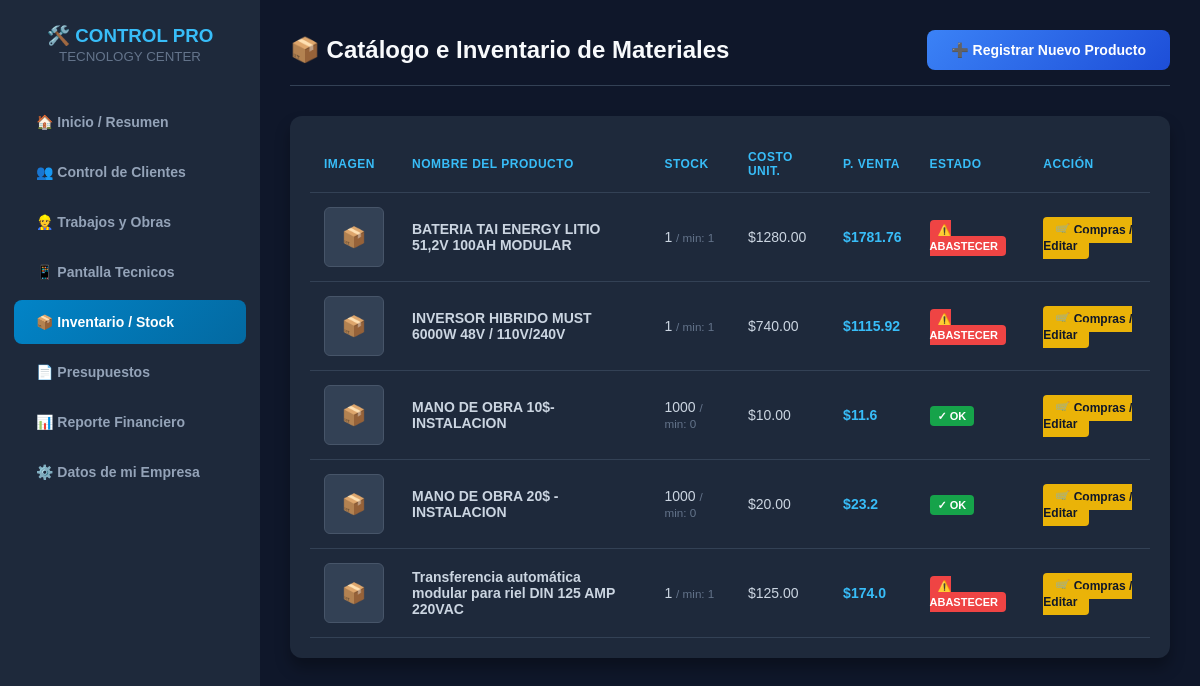
/productos/, run on the app's committed database.
### gestion/models.py (models this page shows, shortened)
class Producto(models.Model):
    nombre = models.CharField(max_length=100)
    stock_actual = models.IntegerField(
        default=0, verbose_name="Existencia Actual"
    )
    stock_minimo = models.IntegerField(default=5)
    precio_costo = models.DecimalField(
        max_digits=10, decimal_places=2, verbose_name="Ultimo Precio Costo"
    )
    porcentaje_ganancia = models.DecimalField(
        max_digits=5, decimal_places=2, default=30.0
    )
    porcentaje_impuesto = models.DecimalField(
        max_digits=5, decimal_places=2, default=16.0
    )
    proveedor = models.ForeignKey(
        Proveedor,
        on_delete=models.SET_NULL,
        null=True,
        verbose_name="Proveedor Habitual",
    )
    foto = models.ImageField(
        upload_to="productos/",
        blank=True,
        null=True,
        verbose_name="Foto del Producto",
    )
    @property
    def necesita_compra(self):
        return self.stock_actual <= self.stock_minimo
    @property
    def precio_venta(self):
        con_ganancia = float(self.precio_costo) * (
            1 + (float(self.porcentaje_ganancia) / 100)
        )
        precio_final = con_ganancia * (
            1 + (float(self.porcentaje_impuesto) / 100)
        )
        return round(precio_final, 2)

### gestion/views.py (the view)
# urls.py: path("productos/", views.vista_lista_productos, name="lista_productos"),
def vista_lista_productos(request):
    return render(request, 'gestion/lista_productos.html', {'lista_productos': Producto.objects.all().order_by('nombre')})

### gestion/templates/gestion/lista_productos.html (shortened to what this page needs)
<!DOCTYPE html>
<html lang="es">
<head>
</head>
<body>
    <div class="sidebar">
        <div class="sidebar-titulo">
            <h3>🛠️ CONTROL PRO</h3>
            <small style="color: #64748b;">TECNOLOGY CENTER</small>
        </div>
        <a href="/">🏠 Inicio / Resumen</a>
        <a href="/clientes/">👥 Control de Clientes</a>
        <a href="/trabajos/">👷 Trabajos y Obras</a>
        <a href="/mis-trabajos/">📱 Pantalla Tecnicos</a>
        <a href="/productos/" class="active">📦 Inventario / Stock</a>
        <a href="/presupuestos/">📄 Presupuestos</a>
        <a href="/reporte-financiero/">📊 Reporte Financiero</a>
        <a href="/admin/gestion/datosempresa/">⚙️ Datos de mi Empresa</a>
    </div>
    <div class="contenido">
        <div class="barra-top">
            <h2>📦 Catálogo e Inventario de Materiales</h2>
            <a href="{% url 'registrar_producto' %}" class="btn-primario">➕ Registrar Nuevo Producto</a>
        </div>
        <div class="tabla-contenedor">
            {% if lista_productos %}
            <table>
                <thead>
                    <tr>
                        <th>Imagen</th>
                        <th>Nombre del Producto</th>
                        <th class="text-right">Stock</th>
                        <th class="text-right">Costo Unit.</th>
                        <th class="text-right">P. Venta</th>
                        <th>Estado</th>
                        <th>Acción</th>
                    </tr>
                </thead>
                <tbody>
                    {% for p in lista_productos %}
                    <tr>
                        <td>
                            {% if p.foto %}
                                <img src="{{ p.foto.url }}" class="foto-producto">
                            {% else %}
                                <div class="foto-producto" style="display:flex; align-items:center; justify-content:center; font-size:20px;">📦</div>
                            {% endif %}
                        </td>
                        <td><strong>{{ p.nombre }}</strong></td>
                        <td class="text-right">{{ p.stock_actual }} <small style="color:#64748b;">/ min: {{ p.stock_minimo }}</small></td>
                        <td class="text-right">${{ p.precio_costo }}</td>
                        <td class="text-right" style="color:#38bdf8; font-weight:bold;">${{ p.precio_venta }}</td>
                        <td>
                            {% if p.necesita_compra %}
                                <span class="badge badge-alerta">⚠️ Abastecer</span>
                            {% else %}
                                <span class="badge badge-ok">✓ OK</span>
                            {% endif %}
                        </td>
                        <td>
                            <a href="/admin/gestion/producto/{{ p.id }}/change/" class="btn-modificar">🛒 Compras / Editar</a>
                        </td>
                    </tr>
                    {% endfor %}
                </tbody>
            </table>
            {% else %}
            <div style="text-align: center; padding: 30px; color: #94a3b8;">
                <p style="font-size: 16px; margin: 0;">No tienes ningún producto cargado en tu almacén todavía.</p>
            </div>
            {% endif %}
        </div>
    </div>
</body>
</html>

### gestion/templates/gestion/lista_productos.html (style rules this page uses)
body { background-color: #0f172a; font-family: sans-serif; margin: 0; padding: 0; display: flex; color: #f8fafc; }
.sidebar { width: 260px; background-color: #1e293b; min-height: 100vh; color: white; padding-top: 25px; box-sizing: border-box; }
.sidebar-titulo { text-align: center; margin-bottom: 35px; }
.sidebar-titulo h3 { color: #38bdf8; margin: 0; }
.sidebar a { color: #94a3b8; text-decoration: none; padding: 14px 22px; display: block; font-weight: bold; font-size: 14px; margin: 6px 14px; border-radius: 8px; }
.sidebar a.active { background: linear-gradient(135deg, #0284c7, #0369a1); color: white; }
.contenido { flex: 1; padding: 30px; box-sizing: border-box; }
.barra-top { display: flex; justify-content: space-between; align-items: center; margin-bottom: 30px; border-bottom: 1px solid #334155; padding-bottom: 15px; }
.barra-top h2 { margin: 0; font-size: 24px; }
.btn-primario { background: linear-gradient(135deg, #3b82f6, #1d4ed8); color: white; text-decoration: none; padding: 12px 24px; font-weight: bold; border-radius: 8px; font-size: 14px; display: inline-block; transition: 0.2s; }
.btn-modificar { background-color: #eab308; color: #0f172a; padding: 6px 12px; text-decoration: none; font-weight: bold; border-radius: 4px; font-size: 12px; }
.tabla-contenedor { background: #1e293b; border-radius: 12px; padding: 20px; box-shadow: 0 10px 15px rgba(0,0,0,0.3); }
table { width: 100%; border-collapse: collapse; text-align: left; }
th, td { padding: 14px; border-bottom: 1px solid #334155; }
th { color: #38bdf8; font-size: 12px; text-transform: uppercase; letter-spacing: 0.5px; }
td { font-size: 14px; color: #cbd5e1; }
.badge { padding: 4px 8px; border-radius: 4px; font-size: 11px; font-weight: bold; text-transform: uppercase; }
.badge-ok { background-color: #16a34a; color: white; }
.badge-alerta { background-color: #ef4444; color: white; animation: parpadeo 1.5s infinite; }
.foto-producto { width: 50px; height: 50px; object-fit: contain; background: #334155; border-radius: 6px; padding: 4px; border: 1px solid #475569; }

### data on the page
Producto: nombre "BATERIA TAI ENERGY LITIO 51,2V 100AH MODULAR", stock_actual "1", stock_minimo "1", precio_costo "1280.00", precio_venta "1781.76", shows "⚠️ ABASTECER"
Producto: nombre "INVERSOR HIBRIDO MUST 6000W 48V / 110V/240V", stock_actual "1", stock_minimo "1", precio_costo "740.00", precio_venta "1115.92", shows "⚠️ ABASTECER"
Producto: nombre "MANO DE OBRA 10$- INSTALACION", stock_actual "1000", stock_minimo "0", precio_costo "10.00", precio_venta "11.6", shows "✓ OK"
Producto: nombre "MANO DE OBRA 20$ - INSTALACION", stock_actual "1000", stock_minimo "0", precio_costo "20.00", precio_venta "23.2", shows "✓ OK"
Producto: nombre "Transferencia automática modular para riel DIN 125 AMP 220VAC", stock_actual "1", stock_minimo "1", precio_costo "125.00", precio_venta "174.0", shows "⚠️ ABASTECER"
